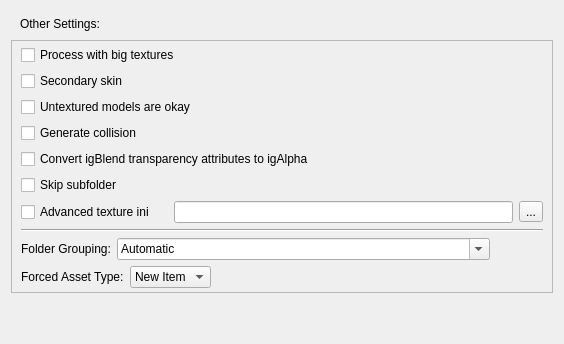
         <widget class="QWidget" name="tab_4">
          <attribute name="title">
           <string>Other</string>
          </attribute>
          <layout class="QVBoxLayout" name="verticalLayout_8">
           <item>
            <widget class="QFrame" name="frame_18">
             <property name="frameShape">
              <enum>QFrame::Shape::NoFrame</enum>
             </property>
             <property name="frameShadow">
              <enum>QFrame::Shadow::Raised</enum>
             </property>
             <layout class="QHBoxLayout" name="horizontalLayout_13">
              <property name="topMargin">
               <number>3</number>
              </property>
              <property name="bottomMargin">
               <number>0</number>
              </property>
              <item>
               <widget class="QLabel" name="label_18">
                <property name="text">
                 <string>Other Settings:</string>
                </property>
               </widget>
              </item>
              <item>
               <widget class="QLabel" name="label_19">
                <property name="toolTip">
                 <string>&lt;html&gt;&lt;head/&gt;&lt;body&gt;&lt;p&gt;Additional settings that control the output.&lt;/p&gt;&lt;/body&gt;&lt;/html&gt;</string>
                </property>
                <property name="text">
                 <string/>
                </property>
                <property name="pixmap">
                 <pixmap resource="ui_resources.qrc">:/ui/info_icon.png</pixmap>
                </property>
               </widget>
              </item>
              <item>
               <spacer name="horizontalSpacer_8">
                <property name="orientation">
                 <enum>Qt::Orientation::Horizontal</enum>
                </property>
                <property name="sizeHint" stdset="0">
                 <size>
                  <width>40</width>
                  <height>20</height>
                 </size>
                </property>
               </spacer>
              </item>
             </layout>
            </widget>
           </item>
           <item>
            <widget class="QFrame" name="frame_19">
             <property name="frameShape">
              <enum>QFrame::Shape::StyledPanel</enum>
             </property>
             <property name="frameShadow">
              <enum>QFrame::Shadow::Raised</enum>
             </property>
             <layout class="QVBoxLayout" name="verticalLayout_12">
              <property name="spacing">
               <number>6</number>
              </property>
              <property name="topMargin">
               <number>4</number>
              </property>
              <property name="bottomMargin">
               <number>4</number>
              </property>
              <item>
               <widget class="QFrame" name="frame_20">
                <property name="frameShape">
                 <enum>QFrame::Shape::NoFrame</enum>
                </property>
                <property name="frameShadow">
                 <enum>QFrame::Shadow::Raised</enum>
                </property>
                <layout class="QHBoxLayout" name="horizontalLayout_14">
                 <property name="spacing">
                  <number>6</number>
                 </property>
                 <property name="leftMargin">
                  <number>0</number>
                 </property>
                 <property name="topMargin">
                  <number>0</number>
                 </property>
                 <property name="rightMargin">
                  <number>0</number>
                 </property>
                 <property name="bottomMargin">
                  <number>0</number>
                 </property>
                 <item>
                  <widget class="QCheckBox" name="checkBox_14">
                   <property name="text">
                    <string>Process with big textures</string>
                   </property>
                  </widget>
                 </item>
                 <item>
                  <widget class="QLabel" name="label_20">
                   <property name="toolTip">
                    <string>&lt;html&gt;&lt;head/&gt;&lt;body&gt;&lt;p&gt;If oversized textures should preserve their original size on weaker consoles (GameCube, PS2, PSP). This is ignored for 2D assets.&lt;/p&gt;&lt;p&gt;This is recomended for large characters like Galactus/Ymir or for specific assets like maps, where it will preserve the original texture size for XML1, XML2, and MUA1 PS2 and only cut it in half for GameCube, PSP, and MUA2 PS2. Otherwise, it should be turned off, and the textures will be scaled to the maximum recommended size for that console. &lt;/p&gt;&lt;/body&gt;&lt;/html&gt;</string>
                   </property>
                   <property name="text">
                    <string/>
                   </property>
                   <property name="pixmap">
                    <pixmap resource="ui_resources.qrc">:/ui/info_icon.png</pixmap>
                   </property>
                  </widget>
                 </item>
                 <item>
                  <spacer name="horizontalSpacer_9">
                   <property name="orientation">
                    <enum>Qt::Orientation::Horizontal</enum>
                   </property>
                   <property name="sizeHint" stdset="0">
                    <size>
                     <width>40</width>
                     <height>20</height>
                    </size>
                   </property>
                  </spacer>
                 </item>
                </layout>
               </widget>
              </item>
              <item>
               <widget class="QFrame" name="frame_21">
                <property name="toolTip">
                 <string>&lt;html&gt;&lt;head/&gt;&lt;body&gt;&lt;p&gt;If this is a secondary skin (like Human Torch's flame on skin), which should have its texture size cut in half on weaker consoles (GameCube, PS2, and PSP). This setting only applies to Skins. For XML1/XML2/MUA1 PS2, this setting also applies to Other models, which are sometimes the same resolution as the more powerful consoles, but sometimes they are the same as the weaker consoles.&lt;/p&gt;&lt;/body&gt;&lt;/html&gt;</string>
                </property>
                <property name="frameShape">
                 <enum>QFrame::Shape::NoFrame</enum>
                </property>
                <property name="frameShadow">
                 <enum>QFrame::Shadow::Raised</enum>
                </property>
                <layout class="QHBoxLayout" name="horizontalLayout_15">
                 <property name="leftMargin">
                  <number>0</number>
                 </property>
                 <property name="topMargin">
                  <number>0</number>
                 </property>
                 <property name="rightMargin">
                  <number>0</number>
                 </property>
                 <property name="bottomMargin">
                  <number>0</number>
                 </property>
                 <item>
                  <widget class="QCheckBox" name="checkBox_15">
                   <property name="text">
                    <string>Secondary skin</string>
                   </property>
                  </widget>
                 </item>
                 <item>
                  <widget class="QLabel" name="label_21">
                   <property name="text">
                    <string/>
                   </property>
                   <property name="pixmap">
                    <pixmap resource="ui_resources.qrc">:/ui/info_icon.png</pixmap>
                   </property>
                  </widget>
                 </item>
                 <item>
                  <spacer name="horizontalSpacer_10">
                   <property name="orientation">
                    <enum>Qt::Orientation::Horizontal</enum>
                   </property>
                   <property name="sizeHint" stdset="0">
                    <size>
                     <width>40</width>
                     <height>20</height>
                    </size>
                   </property>
                  </spacer>
                 </item>
                </layout>
               </widget>
              </item>
              <item>
               <widget class="QFrame" name="frame_29">
                <property name="frameShape">
                 <enum>QFrame::Shape::NoFrame</enum>
                </property>
                <property name="frameShadow">
                 <enum>QFrame::Shadow::Raised</enum>
                </property>
                <layout class="QHBoxLayout" name="horizontalLayout_16">
                 <property name="leftMargin">
                  <number>0</number>
                 </property>
                 <property name="topMargin">
                  <number>0</number>
                 </property>
                 <property name="rightMargin">
                  <number>0</number>
                 </property>
                 <property name="bottomMargin">
                  <number>0</number>
                 </property>
                 <item>
                  <widget class="QCheckBox" name="checkBox_16">
                   <property name="text">
                    <string>Untextured models are okay</string>
                   </property>
                  </widget>
                 </item>
                 <item>
                  <widget class="QLabel" name="label_22">
                   <property name="toolTip">
                    <string>&lt;html&gt;&lt;head/&gt;&lt;body&gt;&lt;p&gt;Whether untextured models can be processed. Only applies to 3D assets, as 2D assets always need a texture.&lt;/p&gt;&lt;/body&gt;&lt;/html&gt;</string>
                   </property>
                   <property name="text">
                    <string/>
                   </property>
                   <property name="pixmap">
                    <pixmap resource="ui_resources.qrc">:/ui/info_icon.png</pixmap>
                   </property>
                  </widget>
                 </item>
                 <item>
                  <spacer name="horizontalSpacer_12">
                   <property name="orientation">
                    <enum>Qt::Orientation::Horizontal</enum>
                   </property>
                   <property name="sizeHint" stdset="0">
                    <size>
                     <width>40</width>
                     <height>20</height>
                    </size>
                   </property>
                  </spacer>
                 </item>
                </layout>
               </widget>
              </item>
              <item>
               <widget class="QFrame" name="frame_30">
                <property name="frameShape">
                 <enum>QFrame::Shape::NoFrame</enum>
                </property>
                <property name="frameShadow">
                 <enum>QFrame::Shadow::Raised</enum>
                </property>
                <layout class="QHBoxLayout" name="horizontalLayout_17">
                 <property name="leftMargin">
                  <number>0</number>
                 </property>
                 <property name="topMargin">
                  <number>0</number>
                 </property>
                 <property name="rightMargin">
                  <number>0</number>
                 </property>
                 <property name="bottomMargin">
                  <number>0</number>
                 </property>
                 <item>
                  <widget class="QCheckBox" name="checkBox_17">
                   <property name="text">
                    <string>Generate collision</string>
                   </property>
                  </widget>
                 </item>
                 <item>
                  <widget class="QLabel" name="label_23">
                   <property name="toolTip">
                    <string>&lt;html&gt;&lt;head/&gt;&lt;body&gt;&lt;p&gt;If collision should be generated with the Alchemy 3.2 &amp;quot;igCollideHullRaven&amp;quot; optimization. This setting only applies to Other models and is only recommended for maps and map models.&lt;/p&gt;&lt;/body&gt;&lt;/html&gt;</string>
                   </property>
                   <property name="text">
                    <string/>
                   </property>
                   <property name="pixmap">
                    <pixmap resource="ui_resources.qrc">:/ui/info_icon.png</pixmap>
                   </property>
                  </widget>
                 </item>
                 <item>
                  <spacer name="horizontalSpacer_13">
                   <property name="orientation">
                    <enum>Qt::Orientation::Horizontal</enum>
                   </property>
                   <property name="sizeHint" stdset="0">
                    <size>
                     <width>40</width>
                     <height>20</height>
                    </size>
                   </property>
                  </spacer>
                 </item>
                </layout>
               </widget>
              </item>
              <item>
               <widget class="QFrame" name="frame_31">
                <property name="frameShape">
                 <enum>QFrame::Shape::NoFrame</enum>
                </property>
                <property name="frameShadow">
                 <enum>QFrame::Shadow::Raised</enum>
                </property>
                <layout class="QHBoxLayout" name="horizontalLayout_18">
                 <property name="leftMargin">
                  <number>0</number>
                 </property>
                 <property name="topMargin">
                  <number>0</number>
                 </property>
                 <property name="rightMargin">
                  <number>0</number>
                 </property>
                 <property name="bottomMargin">
                  <number>0</number>
                 </property>
                 <item>
                  <widget class="QCheckBox" name="checkBox_18">
                   <property name="text">
                    <string>Convert igBlend transparency attributes to igAlpha</string>
                   </property>
                  </widget>
                 </item>
                 <item>
                  <widget class="QLabel" name="label_24">
                   <property name="toolTip">
                    <string>&lt;html&gt;&lt;head/&gt;&lt;body&gt;&lt;p&gt;If igBlendFunctionAttr should be hex edited to igAlphaFunctionAttr and igBlendStateAttr should be hex edited to igAlphaStateAttr to allow transparent textures to appear correctly.&lt;/p&gt;&lt;/body&gt;&lt;/html&gt;</string>
                   </property>
                   <property name="text">
                    <string/>
                   </property>
                   <property name="pixmap">
                    <pixmap resource="ui_resources.qrc">:/ui/info_icon.png</pixmap>
                   </property>
                  </widget>
                 </item>
                 <item>
                  <spacer name="horizontalSpacer_14">
                   <property name="orientation">
                    <enum>Qt::Orientation::Horizontal</enum>
                   </property>
                   <property name="sizeHint" stdset="0">
                    <size>
                     <width>40</width>
                     <height>20</height>
                    </size>
                   </property>
                  </spacer>
                 </item>
                </layout>
               </widget>
              </item>
              <item>
               <widget class="QFrame" name="frame_32">
                <property name="frameShape">
                 <enum>QFrame::Shape::NoFrame</enum>
                </property>
                <property name="frameShadow">
                 <enum>QFrame::Shadow::Raised</enum>
                </property>
                <layout class="QHBoxLayout" name="horizontalLayout_19">
                 <property name="leftMargin">
                  <number>0</number>
                 </property>
                 <property name="topMargin">
                  <number>0</number>
                 </property>
                 <property name="rightMargin">
                  <number>0</number>
                 </property>
                 <property name="bottomMargin">
                  <number>0</number>
                 </property>
                 <item>
                  <widget class="QCheckBox" name="checkBox_19">
                   <property name="text">
                    <string>Skip subfolder</string>
                   </property>
                  </widget>
                 </item>
                 <item>
                  <widget class="QLabel" name="label_25">
                   <property name="toolTip">
                    <string>&lt;html&gt;&lt;head/&gt;&lt;body&gt;&lt;p&gt;If the console-specific sub-folder should be skipped when exporting the assets, and the asset will just be exported directly to the chosen export directory. This is only recommended if you are exporting for one game/console.&lt;/p&gt;&lt;/body&gt;&lt;/html&gt;</string>
                   </property>
                   <property name="text">
                    <string/>
                   </property>
                   <property name="pixmap">
                    <pixmap resource="ui_resources.qrc">:/ui/info_icon.png</pixmap>
                   </property>
                  </widget>
                 </item>
                 <item>
                  <spacer name="horizontalSpacer_15">
                   <property name="orientation">
                    <enum>Qt::Orientation::Horizontal</enum>
                   </property>
                   <property name="sizeHint" stdset="0">
                    <size>
                     <width>40</width>
                     <height>20</height>
                    </size>
                   </property>
                  </spacer>
                 </item>
                </layout>
               </widget>
              </item>
              <item>
               <widget class="QFrame" name="frame_34">
                <property name="frameShape">
                 <enum>QFrame::Shape::NoFrame</enum>
                </property>
                <property name="frameShadow">
                 <enum>QFrame::Shadow::Raised</enum>
                </property>
                <layout class="QHBoxLayout" name="horizontalLayout_28">
                 <property name="leftMargin">
                  <number>0</number>
                 </property>
                 <property name="topMargin">
                  <number>0</number>
                 </property>
                 <property name="rightMargin">
                  <number>0</number>
                 </property>
                 <property name="bottomMargin">
                  <number>0</number>
                 </property>
                 <item>
                  <widget class="QCheckBox" name="checkBox_20">
                   <property name="text">
                    <string>Advanced texture ini</string>
                   </property>
                  </widget>
                 </item>
                 <item>
                  <widget class="QLabel" name="label_38">
                   <property name="toolTip">
                    <string>&lt;html&gt;&lt;head/&gt;&lt;body&gt;&lt;p&gt;If an ini file for advanced textures should be used. If an advanced texture ini file is used, the asset will only be exported for MUA1 PC, Steam, PS3, and Xbox 360. This only works with 3D assets.&lt;/p&gt;&lt;/body&gt;&lt;/html&gt;</string>
                   </property>
                   <property name="text">
                    <string/>
                   </property>
                   <property name="pixmap">
                    <pixmap resource="ui_resources.qrc">:/ui/info_icon.png</pixmap>
                   </property>
                  </widget>
                 </item>
                 <item>
                  <widget class="QLineEdit" name="lineEdit_9"/>
                 </item>
                 <item>
                  <widget class="QToolButton" name="toolButton_4">
                   <property name="text">
                    <string>...</string>
                   </property>
                   <property name="icon">
                    <iconset theme="QIcon::ThemeIcon::DocumentOpen"/>
                   </property>
                  </widget>
                 </item>
                </layout>
               </widget>
              </item>
              <item>
               <widget class="Line" name="line_2">
                <property name="orientation">
                 <enum>Qt::Orientation::Horizontal</enum>
                </property>
               </widget>
              </item>
              <item>
               <widget class="QFrame" name="frame_33">
                <property name="frameShape">
                 <enum>QFrame::Shape::NoFrame</enum>
                </property>
                <property name="frameShadow">
                 <enum>QFrame::Shadow::Raised</enum>
                </property>
                <layout class="QHBoxLayout" name="horizontalLayout_26">
                 <property name="leftMargin">
                  <number>0</number>
                 </property>
                 <property name="topMargin">
                  <number>0</number>
                 </property>
                 <property name="rightMargin">
                  <number>0</number>
                 </property>
                 <property name="bottomMargin">
                  <number>0</number>
                 </property>
                 <item>
                  <widget class="QLabel" name="label_26">
                   <property name="text">
                    <string>Folder Grouping:</string>
                   </property>
                  </widget>
                 </item>
                 <item>
                  <widget class="QComboBox" name="comboBox">
                   <property name="editable">
                    <bool>true</bool>
                   </property>
                   <property name="sizeAdjustPolicy">
                    <enum>QComboBox::SizeAdjustPolicy::AdjustToContents</enum>
                   </property>
                   <item>
                    <property name="text">
                     <string>Automatic</string>
                    </property>
                   </item>
                   <item>
                    <property name="text">
                     <string>Advanced Texture Folders (PC with Xbox 360, Steam with PS3)</string>
                    </property>
                   </item>
                   <item>
                    <property name="text">
                     <string>Advanced Texture Folders (PC with PS3, Steam with Xbox 360)</string>
                    </property>
                   </item>
                  </widget>
                 </item>
                 <item>
                  <widget class="QLabel" name="label_35">
                   <property name="toolTip">
                    <string>&lt;html&gt;&lt;head/&gt;&lt;body&gt;&lt;p&gt;If folders for certain consoles should be grouped together. &lt;/p&gt;&lt;/body&gt;&lt;/html&gt;</string>
                   </property>
                   <property name="text">
                    <string/>
                   </property>
                   <property name="pixmap">
                    <pixmap resource="ui_resources.qrc">:/ui/info_icon.png</pixmap>
                   </property>
                  </widget>
                 </item>
                 <item>
                  <spacer name="horizontalSpacer_17">
                   <property name="orientation">
                    <enum>Qt::Orientation::Horizontal</enum>
                   </property>
                   <property name="sizeHint" stdset="0">
                    <size>
                     <width>40</width>
                     <height>20</height>
                    </size>
                   </property>
                  </spacer>
                 </item>
                </layout>
               </widget>
              </item>
              <item>
               <widget class="QFrame" name="frame_35">
                <property name="frameShape">
                 <enum>QFrame::Shape::NoFrame</enum>
                </property>
                <property name="frameShadow">
                 <enum>QFrame::Shadow::Raised</enum>
                </property>
                <layout class="QHBoxLayout" name="horizontalLayout_27">
                 <property name="leftMargin">
                  <number>0</number>
                 </property>
                 <property name="topMargin">
                  <number>0</number>
                 </property>
                 <property name="rightMargin">
                  <number>0</number>
                 </property>
                 <property name="bottomMargin">
                  <number>0</number>
                 </property>
                 <item>
                  <widget class="QLabel" name="label_36">
                   <property name="text">
                    <string>Forced Asset Type:</string>
                   </property>
                  </widget>
                 </item>
                 <item>
                  <widget class="QComboBox" name="comboBox_forced_assets">
                   <property name="sizePolicy">
                    <sizepolicy hsizetype="Preferred" vsizetype="Fixed">
                     <horstretch>0</horstretch>
                     <verstretch>0</verstretch>
                    </sizepolicy>
                   </property>
                   <property name="sizeAdjustPolicy">
                    <enum>QComboBox::SizeAdjustPolicy::AdjustToContents</enum>
                   </property>
                   <item>
                    <property name="text">
                     <string>New Item</string>
                    </property>
                   </item>
                  </widget>
                 </item>
                 <item>
                  <widget class="QLabel" name="label_37">
                   <property name="toolTip">
                    <string>&lt;html&gt;&lt;head/&gt;&lt;body&gt;&lt;p&gt;If a specific asset type should be forced, regardless of file name.&lt;/p&gt;&lt;/body&gt;&lt;/html&gt;</string>
                   </property>
                   <property name="text">
                    <string/>
                   </property>
                   <property name="pixmap">
                    <pixmap resource="ui_resources.qrc">:/ui/info_icon.png</pixmap>
                   </property>
                  </widget>
                 </item>
                 <item>
                  <spacer name="horizontalSpacer_18">
                   <property name="orientation">
                    <enum>Qt::Orientation::Horizontal</enum>
                   </property>
                   <property name="sizeHint" stdset="0">
                    <size>
                     <width>40</width>
                     <height>20</height>
                    </size>
                   </property>
                  </spacer>
                 </item>
                </layout>
               </widget>
              </item>
             </layout>
            </widget>
           </item>
           <item>
            <spacer name="verticalSpacer_4">
             <property name="orientation">
              <enum>Qt::Orientation::Vertical</enum>
             </property>
             <property name="sizeHint" stdset="0">
              <size>
               <width>20</width>
               <height>40</height>
              </size>
             </property>
            </spacer>
           </item>
          </layout>
         </widget>
